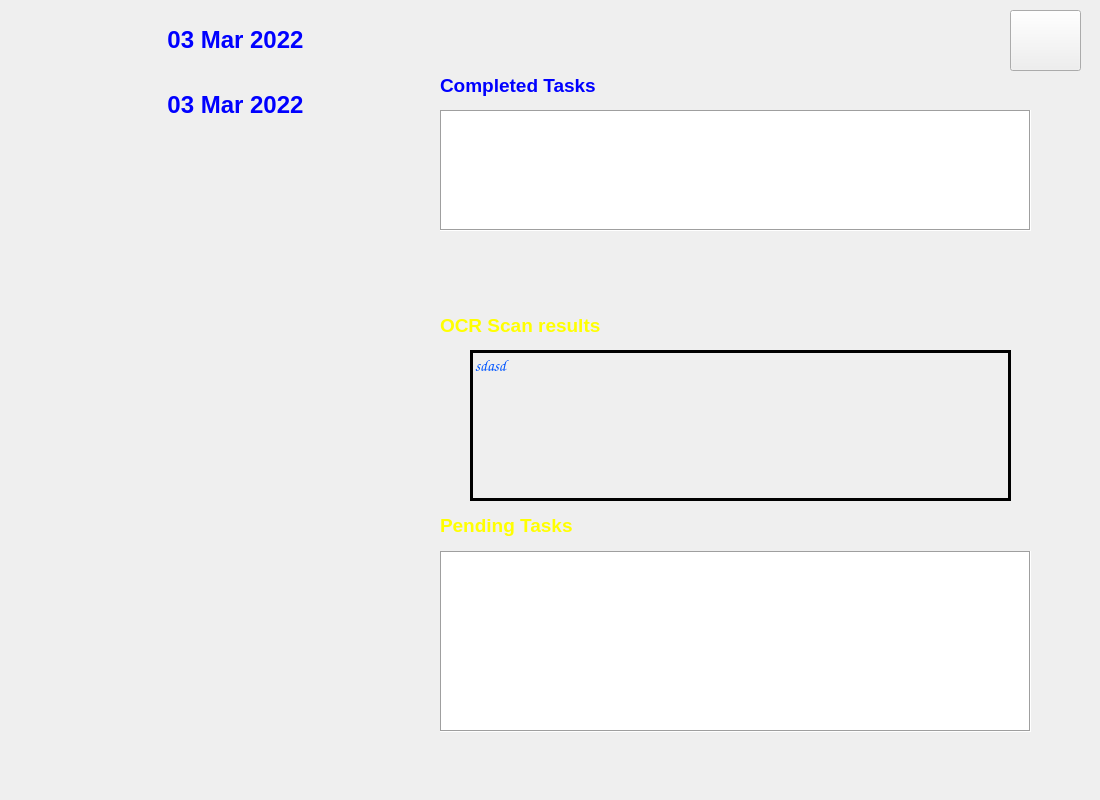
<?xml version="1.0" encoding="UTF-8"?>
<ui version="4.0">
 <class>Form</class>
 <widget class="QWidget" name="Form">
  <property name="geometry">
   <rect>
    <x>0</x>
    <y>0</y>
    <width>1100</width>
    <height>800</height>
   </rect>
  </property>
  <property name="sizePolicy">
   <sizepolicy hsizetype="Minimum" vsizetype="Minimum">
    <horstretch>0</horstretch>
    <verstretch>0</verstretch>
   </sizepolicy>
  </property>
  <property name="minimumSize">
   <size>
    <width>1100</width>
    <height>800</height>
   </size>
  </property>
  <property name="maximumSize">
   <size>
    <width>1100</width>
    <height>800</height>
   </size>
  </property>
  <property name="layoutDirection">
   <enum>Qt::LeftToRight</enum>
  </property>
  <widget class="QLabel" name="noelle">
   <property name="geometry">
    <rect>
     <x>0</x>
     <y>210</y>
     <width>401</width>
     <height>611</height>
    </rect>
   </property>
   <property name="text">
    <string/>
   </property>
   <property name="pixmap">
    <pixmap resource="req.qrc">:/req/stockimages/noelleImage.png</pixmap>
   </property>
   <property name="scaledContents">
    <bool>true</bool>
   </property>
  </widget>
  <widget class="QLabel" name="greenboard">
   <property name="geometry">
    <rect>
     <x>370</x>
     <y>250</y>
     <width>761</width>
     <height>621</height>
    </rect>
   </property>
   <property name="text">
    <string/>
   </property>
   <property name="pixmap">
    <pixmap resource="req.qrc">:/req/stockimages/greenboard.png</pixmap>
   </property>
   <property name="scaledContents">
    <bool>true</bool>
   </property>
  </widget>
  <widget class="QLabel" name="clocktext">
   <property name="geometry">
    <rect>
     <x>10</x>
     <y>20</y>
     <width>451</width>
     <height>41</height>
    </rect>
   </property>
   <property name="text">
    <string>&lt;html&gt;&lt;head/&gt;&lt;body&gt;&lt;p align=&quot;center&quot;&gt;&lt;span style=&quot; font-size:18pt; font-weight:600; color:#0000ff;&quot;&gt;03 Mar 2022&lt;/span&gt;&lt;/p&gt;&lt;/body&gt;&lt;/html&gt;</string>
   </property>
   <property name="scaledContents">
    <bool>true</bool>
   </property>
  </widget>
  <widget class="QPushButton" name="exit">
   <property name="geometry">
    <rect>
     <x>1010</x>
     <y>10</y>
     <width>71</width>
     <height>61</height>
    </rect>
   </property>
   <property name="styleSheet">
    <string notr="true">QPushButton{
	border-image: url(:/req/stockimages/exit.png);
}</string>
   </property>
   <property name="text">
    <string/>
   </property>
  </widget>
  <widget class="QLabel" name="background">
   <property name="geometry">
    <rect>
     <x>0</x>
     <y>0</y>
     <width>1100</width>
     <height>800</height>
    </rect>
   </property>
   <property name="minimumSize">
    <size>
     <width>1100</width>
     <height>800</height>
    </size>
   </property>
   <property name="maximumSize">
    <size>
     <width>1100</width>
     <height>800</height>
    </size>
   </property>
   <property name="text">
    <string/>
   </property>
   <property name="pixmap">
    <pixmap resource="req.qrc">:/req/stockimages/whitebackground.jpg</pixmap>
   </property>
   <property name="scaledContents">
    <bool>true</bool>
   </property>
  </widget>
  <widget class="QLabel" name="platformtext">
   <property name="geometry">
    <rect>
     <x>10</x>
     <y>80</y>
     <width>451</width>
     <height>51</height>
    </rect>
   </property>
   <property name="text">
    <string>&lt;html&gt;&lt;head/&gt;&lt;body&gt;&lt;p align=&quot;center&quot;&gt;&lt;span style=&quot; font-size:18pt; font-weight:600; color:#0000ff;&quot;&gt;03 Mar 2022&lt;/span&gt;&lt;/p&gt;&lt;/body&gt;&lt;/html&gt;</string>
   </property>
   <property name="scaledContents">
    <bool>true</bool>
   </property>
  </widget>
  <widget class="QTableView" name="tableViewcompleted">
   <property name="geometry">
    <rect>
     <x>440</x>
     <y>110</y>
     <width>591</width>
     <height>121</height>
    </rect>
   </property>
   <property name="frameShape">
    <enum>QFrame::Box</enum>
   </property>
   <property name="sizeAdjustPolicy">
    <enum>QAbstractScrollArea::AdjustToContents</enum>
   </property>
   <property name="alternatingRowColors">
    <bool>true</bool>
   </property>
   <property name="textElideMode">
    <enum>Qt::ElideMiddle</enum>
   </property>
   <attribute name="verticalHeaderCascadingSectionResizes">
    <bool>true</bool>
   </attribute>
  </widget>
  <widget class="QTableView" name="tableViewpending">
   <property name="geometry">
    <rect>
     <x>440</x>
     <y>551</y>
     <width>591</width>
     <height>181</height>
    </rect>
   </property>
   <property name="frameShape">
    <enum>QFrame::Box</enum>
   </property>
   <property name="alternatingRowColors">
    <bool>true</bool>
   </property>
   <property name="textElideMode">
    <enum>Qt::ElideMiddle</enum>
   </property>
  </widget>
  <widget class="QLabel" name="platformtext_2">
   <property name="geometry">
    <rect>
     <x>440</x>
     <y>60</y>
     <width>451</width>
     <height>51</height>
    </rect>
   </property>
   <property name="text">
    <string>&lt;html&gt;&lt;head/&gt;&lt;body&gt;&lt;p&gt;&lt;span style=&quot; font-size:14pt; font-weight:600; color:#0000ff;&quot;&gt;Completed Tasks&lt;/span&gt;&lt;/p&gt;&lt;/body&gt;&lt;/html&gt;</string>
   </property>
   <property name="scaledContents">
    <bool>true</bool>
   </property>
  </widget>
  <widget class="QLabel" name="platformtext_3">
   <property name="geometry">
    <rect>
     <x>440</x>
     <y>500</y>
     <width>451</width>
     <height>51</height>
    </rect>
   </property>
   <property name="text">
    <string>&lt;html&gt;&lt;head/&gt;&lt;body&gt;&lt;p&gt;&lt;span style=&quot; font-size:14pt; font-weight:600; color:#ffff00;&quot;&gt;Pending Tasks&lt;/span&gt;&lt;/p&gt;&lt;/body&gt;&lt;/html&gt;</string>
   </property>
   <property name="scaledContents">
    <bool>true</bool>
   </property>
  </widget>
  <widget class="QLabel" name="OCR">
   <property name="geometry">
    <rect>
     <x>470</x>
     <y>350</y>
     <width>541</width>
     <height>151</height>
    </rect>
   </property>
   <property name="font">
    <font>
     <family>Comic Sans MS</family>
    </font>
   </property>
   <property name="styleSheet">
    <string notr="true">QLabel{background-image: url(:/req/stockimages/whitebackground.jpg);}
</string>
   </property>
   <property name="frameShape">
    <enum>QFrame::Box</enum>
   </property>
   <property name="frameShadow">
    <enum>QFrame::Plain</enum>
   </property>
   <property name="lineWidth">
    <number>3</number>
   </property>
   <property name="text">
    <string>&lt;html&gt;&lt;head/&gt;&lt;body&gt;&lt;p&gt;&lt;span style=&quot; font-size:12pt; font-style:italic; color:#0055ff;&quot;&gt;sdasd&lt;/span&gt;&lt;/p&gt;&lt;/body&gt;&lt;/html&gt;</string>
   </property>
   <property name="textFormat">
    <enum>Qt::RichText</enum>
   </property>
   <property name="pixmap">
    <pixmap resource="req.qrc">:/req/stockimages/whitebackground.jpg</pixmap>
   </property>
   <property name="scaledContents">
    <bool>true</bool>
   </property>
   <property name="alignment">
    <set>Qt::AlignLeading|Qt::AlignLeft|Qt::AlignTop</set>
   </property>
   <property name="wordWrap">
    <bool>true</bool>
   </property>
  </widget>
  <widget class="QLabel" name="platformtext_4">
   <property name="geometry">
    <rect>
     <x>440</x>
     <y>300</y>
     <width>451</width>
     <height>51</height>
    </rect>
   </property>
   <property name="text">
    <string>&lt;html&gt;&lt;head/&gt;&lt;body&gt;&lt;p&gt;&lt;span style=&quot; font-size:14pt; font-weight:600; color:#ffff00;&quot;&gt;OCR Scan results&lt;/span&gt;&lt;/p&gt;&lt;/body&gt;&lt;/html&gt;</string>
   </property>
   <property name="scaledContents">
    <bool>true</bool>
   </property>
  </widget>
  <zorder>background</zorder>
  <zorder>noelle</zorder>
  <zorder>greenboard</zorder>
  <zorder>clocktext</zorder>
  <zorder>exit</zorder>
  <zorder>platformtext</zorder>
  <zorder>tableViewcompleted</zorder>
  <zorder>tableViewpending</zorder>
  <zorder>platformtext_2</zorder>
  <zorder>platformtext_3</zorder>
  <zorder>OCR</zorder>
  <zorder>platformtext_4</zorder>
 </widget>
 <resources>
  <include location="req.qrc"/>
 </resources>
 <connections/>
</ui>
